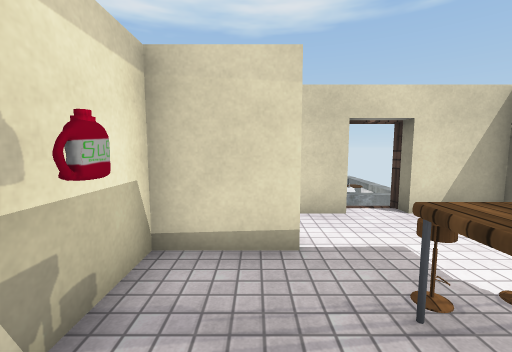
[1] (above)

16 first-person views from a walk through a Unity game level. The camera is 1.4 m above the floor, tilts 6° down and sees 90° across. The floor is counted in squares, 1 m on a side. Each view is taken from the middle of a square. On the plan, view 1 faces up. The plan holds only what a view shows up to about 13 squares ahead; the rest is blank. The place goes on beyond the plan. The player is left out. Some animated figures are not drawn. Door leaves are left out, so doorways stand open. Some surface patterns are stand-ins.

[2]
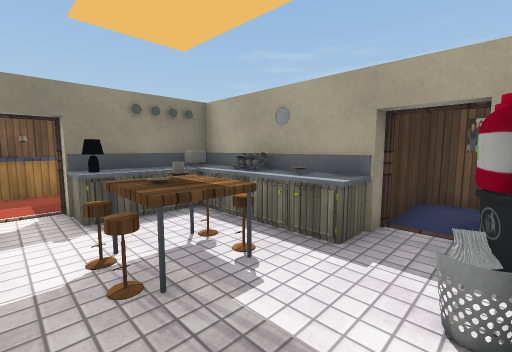

[3]
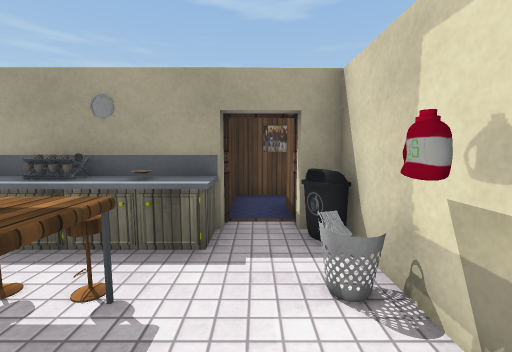

[4]
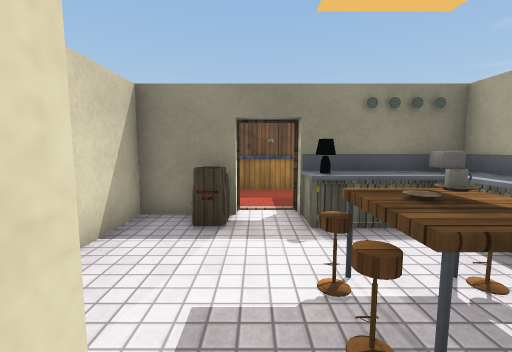

[5]
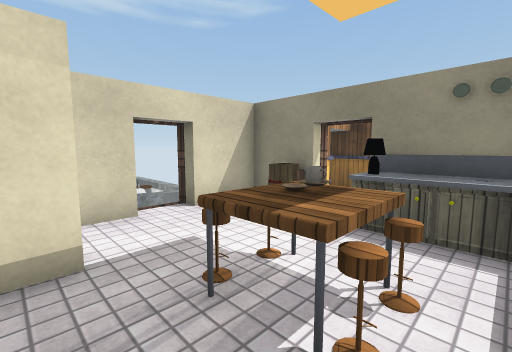

[6]
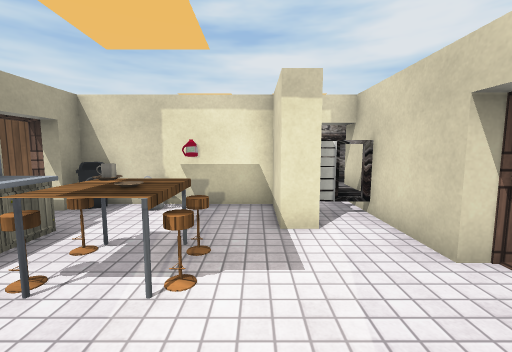

[7]
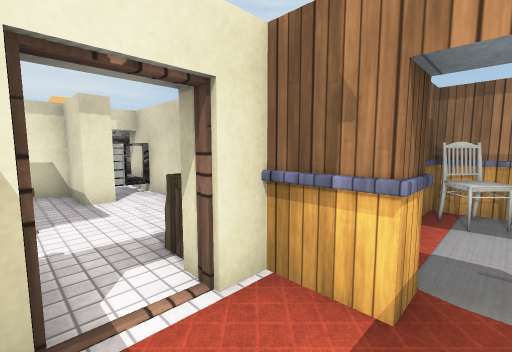

[8]
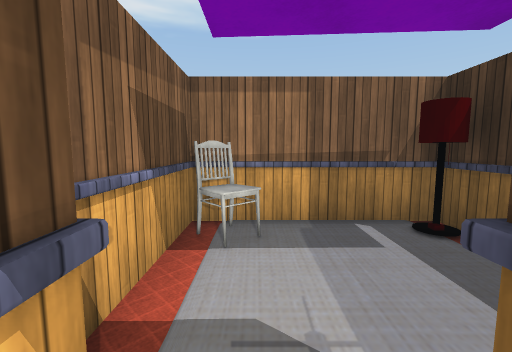

[9]
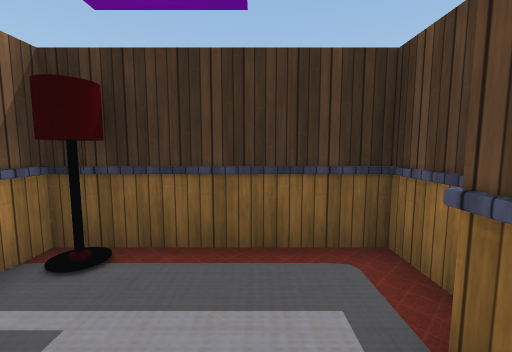

[10]
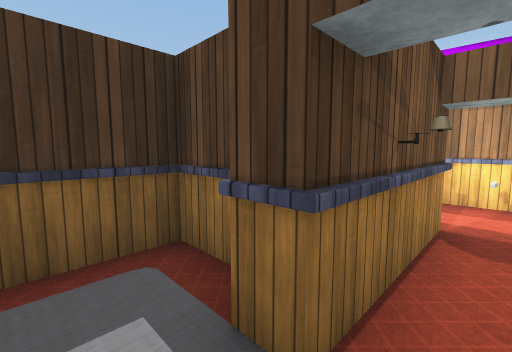

[11]
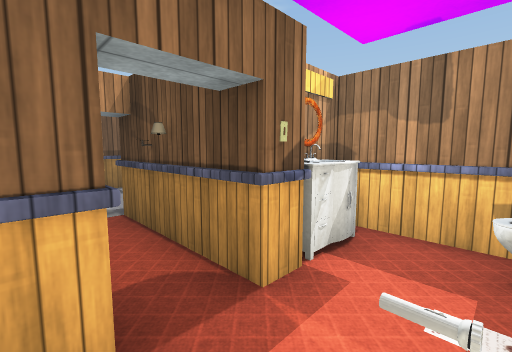

[12]
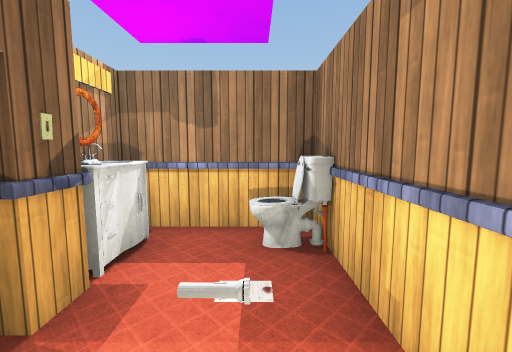

[13]
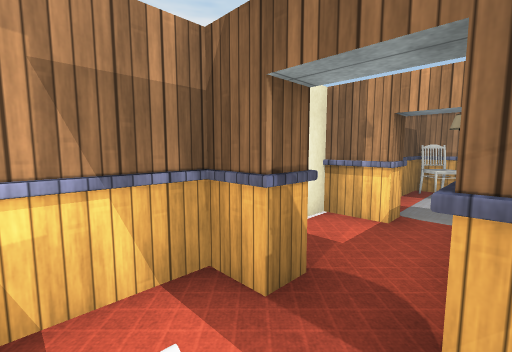

[14]
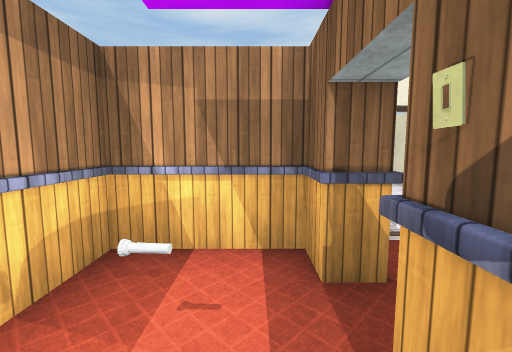

[15]
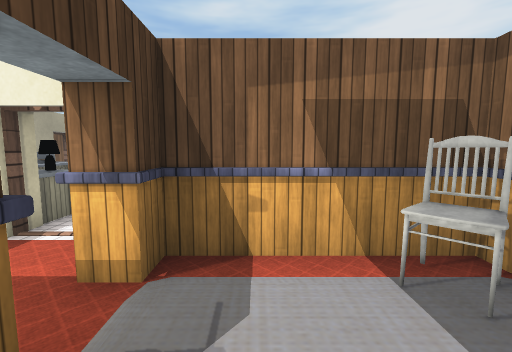

[16]
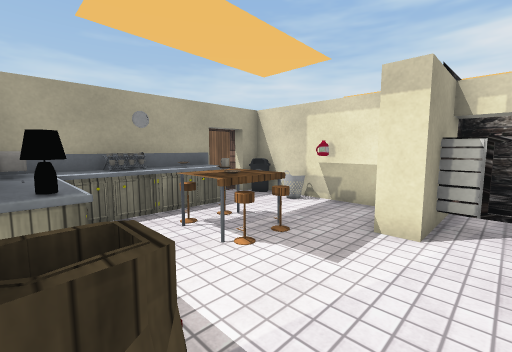

### Floor plan
Ten units are one square. View 1 is at (0, 0); x grows to the right and y downward. Boxes are objects, and circles mark ways between rooms. Rooms are numbered by the first view taken in them; rooms with no view inside come last. Other rooms are left out.
<svg viewBox="-26 -94 146 124">
<path fill="none" stroke="#000" d="M-4 -34 -14 -34 -14 13 -8 13M20 -55 -21 -55M44 -21 61 -21M54 -34 54 -55 33 -55M-5 -54 -6 -41M-5 -56 -5 -41M6 20 6 4M49 -35 44 -37M52 -34 44 -34 44 -41 52 -42M44 -6 44 -21M6 4 35 4M74 -15 74 -7M88 -14 88 -26M74 -41 61 -41M74 -48 74 -41M101 -41 115 -41 115 -89 68 -89 68 -48M88 -34 88 -48 96 -48M61 -41 61 -34M74 -7 65 -7 65 20 115 20 115 -14M34 13 46 13M54 5 54 -19M35 4 44 4 44 -6"/>
<rect x="-15" y="5" width="10" height="10" fill="#bbb"><title>bin</title></rect>
<rect x="-15" y="-5" width="10" height="10" fill="#bbb"><title>other object</title></rect>
<rect x="-15" y="-15" width="10" height="10" fill="#bbb"><title>other object</title></rect>
<rect x="-5" y="-45" width="10" height="10" fill="#bbb"><title>other object</title></rect>
<rect x="5" y="-25" width="10" height="20" fill="#bbb"><title>other object</title></rect>
<rect x="15" y="-15" width="10" height="10" fill="#bbb"><title>stool</title></rect>
<rect x="15" y="-25" width="10" height="10" fill="#bbb"><title>stool</title></rect>
<rect x="25" y="-25" width="10" height="20" fill="#bbb"><title>other object</title></rect>
<rect x="45" y="-25" width="10" height="10" fill="#bbb"><title>lamp</title></rect>
<rect x="75" y="-85" width="10" height="10" fill="#bbb"><title>rug</title></rect>
<rect x="85" y="-85" width="10" height="10" fill="#bbb"><title>chair</title></rect>
<rect x="75" y="5" width="10" height="10" fill="#bbb"><title>other object</title></rect>
<rect x="85" y="-15" width="10" height="10" fill="#bbb"><title>other object</title></rect>
<rect x="95" y="-15" width="10" height="10" fill="#bbb"><title>sink</title></rect>
<rect x="105" y="5" width="10" height="20" fill="#bbb"><title>toilet</title></rect>
<rect x="105" y="-15" width="10" height="10" fill="#bbb"><title>mirror</title></rect>
<circle cx="60" cy="-25" r="3" fill="#2a7"/>
<circle cx="80" cy="-40" r="3" fill="#2a7"/>
<circle cx="80" cy="-10" r="3" fill="#2a7"/>
<text x="20" y="-30">1</text>
<text x="80" y="-20">2</text>
<text x="90" y="-60">3</text>
<text x="90" y="0">4</text>
<text x="40" y="0">5</text>
</svg>
Room 1 opens to room 2. Room 2 opens to room 3. Room 2 opens to room 4.

Where each view was taken, in squares from view 1:
view 1: 0 up, 0 right, facing up
view 2: 3 up, 1 left, facing down-right
view 3: 3 up, 0 right, facing down
view 4: 3 up, 0 right, facing right
view 5: 0 up, 0 right, facing up-right
view 6: 3 up, 5 right, facing left
view 7: 2 up, 8 right, facing up-left
view 8: 4 up, 8 right, facing up
view 9: 6 up, 8 right, facing right
view 10: 6 up, 8 right, facing down-right
view 11: 1 down, 7 right, facing up-right
view 12: 1 down, 7 right, facing right
view 13: 1 down, 9 right, facing up-left
view 14: 0 up, 10 right, facing left
view 15: 6 up, 10 right, facing left
view 16: 5 up, 5 right, facing down-left
